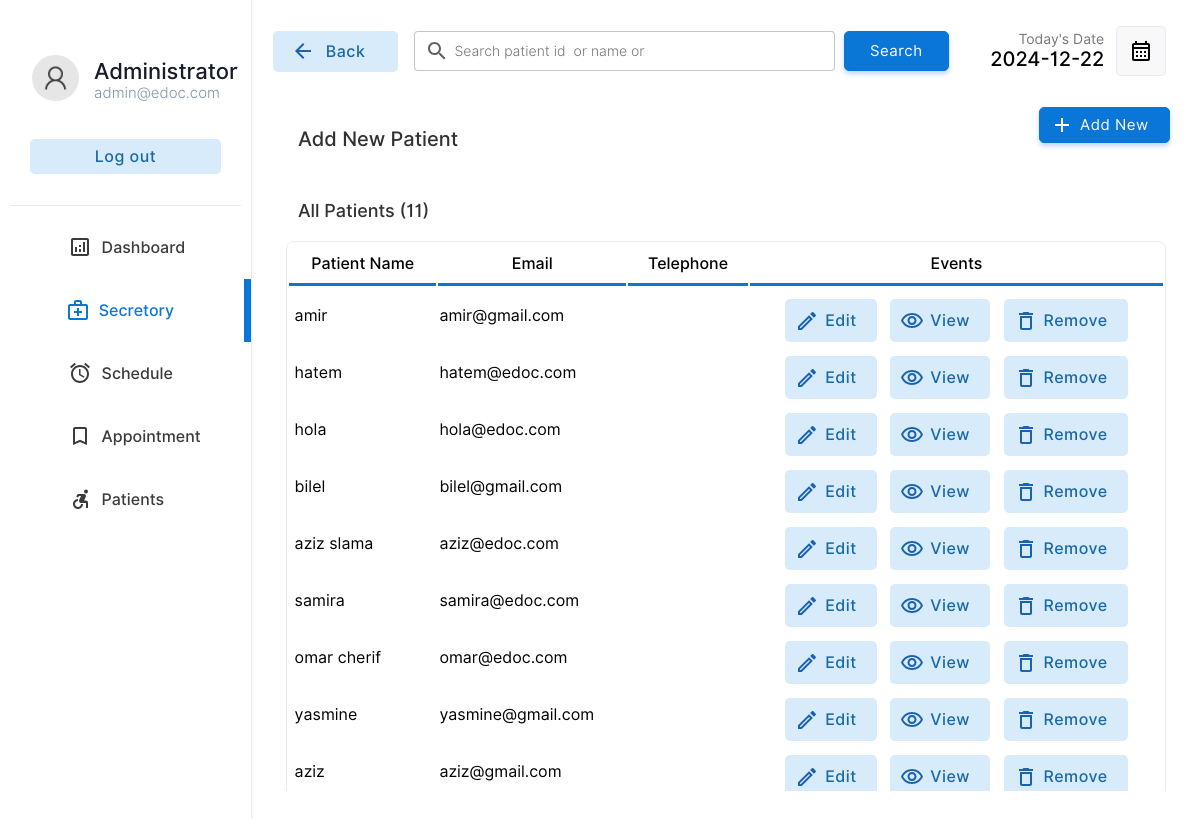
The page /secretary/secretary.php (signed in) on the database its author committed.
### tables this page shows
CREATE TABLE `patient` (
  `pid` int(11) NOT NULL,
  `pemail` varchar(255) DEFAULT NULL,
  `pname` varchar(255) DEFAULT NULL,
  `ppassword` varchar(255) DEFAULT NULL,
  `paddress` varchar(255) DEFAULT NULL,
  `pnic` varchar(15) DEFAULT NULL,
  `pdob` date DEFAULT NULL,
  `ptel` varchar(15) DEFAULT NULL,
  `region` varchar(255) NOT NULL,
  `cnss` varchar(255) NOT NULL
);

### secretary/secretary.php (the view, shortened to what this page needs)
<!DOCTYPE html>
<html lang="en">
<head>
    <link rel="stylesheet" href="../css/animations.css">
    <link rel="stylesheet" href="../css/main.css">
    <link rel="stylesheet" href="../css/admin.css">
</head>
<body>
    <?php
    include("../connection.php");
    ?>
    <div class="container">
        <div class="menu">
            <table class="menu-container" border="0">
                <tr>
                    <td style="padding:10px" colspan="2">
                        <table border="0" class="profile-container">
                            <tr>
                                <td width="30%" style="padding-left:20px" >
                                    <img src="../img/user.png" alt="" width="100%" style="border-radius:50%">
                                </td>
                                <td style="padding:0px;margin:0px;">
                                    <p class="profile-title">Administrator</p>
                                    <p class="profile-subtitle">admin@edoc.com</p>
                                </td>
                            </tr>
                            <tr>
                                <td colspan="2">
                                <a href="../logout.php" ><input type="button" value="Log out" class="logout-btn btn-primary-soft btn"></a>
                                </td>
                            </tr>
                    </table>
                    </td>
                </tr>
                <tr class="menu-row" >
                    <td class="menu-btn menu-icon-dashbord" >
                        <a href="index.php" class="non-style-link-menu"><div><p class="menu-text">Dashboard</p></a></div></a>
                <tr class="menu-row">
                    <td class="menu-btn menu-icon-doctor menu-active menu-icon-doctor-active">
                        <a href="secretory.php" class="non-style-link-menu non-style-link-menu-active"><div><p class="menu-text">Secretory</p></a></div>
                <tr class="menu-row" >
                    <td class="menu-btn menu-icon-schedule">
                        <a href="schedule.php" class="non-style-link-menu"><div><p class="menu-text">Schedule</p></div></a>
                    </td>
                </tr>
                <tr class="menu-row">
                    <td class="menu-btn menu-icon-appoinment">
                        <a href="appointment.php" class="non-style-link-menu"><div><p class="menu-text">Appointment</p></a></div>
                    </td>
                </tr>
                <tr class="menu-row" >
                    <td class="menu-btn menu-icon-patient">
                        <a href="patient.php" class="non-style-link-menu"><div><p class="menu-text">Patients</p></a></div>
                    </td>
                </tr>
        <div class="dash-body">
            <table border="0" width="100%" style=" border-spacing: 0;margin:0;padding:0;margin-top:25px; ">
                <tr >
                    <td width="13%">
                        <a href="secretory.php" ><button  class="login-btn btn-primary-soft btn btn-icon-back"  style="padding-top:11px;padding-bottom:11px;margin-left:20px;width:125px"><font class="tn-in-text">Back</font></button></a>
                    </td>
                    <td>
                        <form action="" method="post" class="header-search">
                            <input type="search" name="search" class="input-text header-searchbar" placeholder="Search patient id  or name or  " list="patient">&nbsp;&nbsp;
                            <?php
                                $list11 = $database->query("select  pname,pid from  patient;");
?>
                            <input type="Submit" value="Search" class="login-btn btn-primary btn" style="padding-left: 25px;padding-right: 25px;padding-top: 10px;padding-bottom: 10px;">
                        </form>
                    </td>
                    <td width="15%">
                        <p style="font-size: 14px;color: rgb(119, 119, 119);padding: 0;margin: 0;text-align: right;">
                            Today's Date
                        </p>
                        <p class="heading-sub12" style="padding: 0;margin: 0;">
                            <?php
                        $date = date('Y-m-d');
                        echo $date;
                        ?>
                        </p>
                    </td>
                    <td width="10%">
                        <button  class="btn-label"  style="display: flex;justify-content: center;align-items: center;"><img src="../img/calendar.svg" width="100%"></button>
                    </td>
                </tr>
                <tr >
                    <td colspan="2" style="padding-top:30px;">
                        <p class="heading-main12" style="margin-left: 45px;font-size:20px;color:rgb(49, 49, 49)">Add New Patient</p>
                    </td>
                    <td colspan="2">
                        <a href="?action=add&id=none&error=0" class="non-style-link"><button  class="login-btn btn-primary btn button-icon"  style="display: flex;justify-content: center;align-items: center;margin-left:75px;background-image: url('../img/icons/add.svg');">Add New</font></button>
                            </a></td>
                </tr>
                <tr>
                    <td colspan="4" style="padding-top:10px;">
                        <p class="heading-main12" style="margin-left: 45px;font-size:18px;color:rgb(49, 49, 49)">All Patients (<?php echo $list11->num_rows; ?>)</p>
                    </td>
                </tr>
                <?php
                    if($_POST){
                        $keyword=$_POST["search"];
                        $sqlmain= "select * from patient where pname='$keyword' or pname='$keyword' or pname like '$keyword%' or pname like '%$keyword' or pname like '%$keyword%'";
                    }else{
                        $sqlmain= "select * from patient order by pid desc";
                    }
                ?>
                <tr>
                   <td colspan="4">
                       <center>
                        <div class="abc scroll">
                        <table width="93%" class="sub-table scrolldown" border="0">
                        <thead>
                        <tr>
                                <th class="table-headin">
                                Patient Name
                                </th>
                                <th class="table-headin">
                                    Email
                                </th>
                                <th class="table-headin">
                                    Telephone
                                </th>
                                <th class="table-headin">
                                    Events
                                </tr>
                        </thead>
                        <tbody>
                            <?php
                                $result= $database->query($sqlmain);
                                if($result->num_rows==0){
                                    echo '<tr>
                                    <td colspan="4">
                                    <br><br><br><br>
                                    <center>
                                    <img src="../img/notfound.svg" width="25%">
                                    <br>
                                    <p class="heading-main12" style="margin-left: 45px;font-size:20px;color:rgb(49, 49, 49)">We  couldnt find anything related to your keywords !</p>
                                    <a class="non-style-link" href="patient.php"><button  class="login-btn btn-primary-soft btn"  style="display: flex;justify-content: center;align-items: center;margin-left:20px;">&nbsp; Show all Patients &nbsp;</font></button>
                                    </a>
                                    </center>
                                    <br><br><br><br>
                                    </td>
                                    </tr>';
                                }
                                else{
                                for ( $x=0; $x<$result->num_rows;$x++){
                                    $row=$result->fetch_assoc();
                                    $pid=$row["pid"];
                                    $pname=$row["pname"];
                                    $pemail=$row["pemail"];
                                    echo '<tr>
                                        <td> &nbsp;'.
                                        substr($pname,0,30)
                                        .'</td>
                                        <td>
                                        '.substr($pemail,0,20).'
                                        </td>
                                        <td>
                                            '.substr($ptel_pname,0,20).'
                                        </td>
                                        <td>
                                        <div style="display:flex;justify-content: center;">
                                        <a href="?action=edit&id='.$pid.'&error=0" class="non-style-link"><button  class="btn-primary-soft btn button-icon btn-edit"  style="padding-left: 40px;padding-top: 12px;padding-bottom: 12px;margin-top: 10px;"><font class="tn-in-text">Edit</font></button></a>
                                        &nbsp;&nbsp;&nbsp;
                                        <a href="?action=view&id='.$pid.'" class="non-style-link"><button  class="btn-primary-soft btn button-icon btn-view"  style="padding-left: 40px;padding-top: 12px;padding-bottom: 12px;margin-top: 10px;"><font class="tn-in-text">View</font></button></a>
                                       &nbsp;&nbsp;&nbsp;
                                       <a href="?action=drop&id='.$pid.'&name='.$pname.'" class="non-style-link"><button  class="btn-primary-soft btn button-icon btn-delete"  style="padding-left: 40px;padding-top: 12px;padding-bottom: 12px;margin-top: 10px;"><font class="tn-in-text">Remove</font></button></a>
                                        </div>
                                        </td>
                                    </tr>';
                                }
                            }
                            ?>
                            </tbody>
                        </table>
                        </div>
                        </center>
                   </td>
                </tr>
            </table>
        </div>
</body>
</html>

### css/main.css (style rules this page uses)
:root { --primarycolor: #0A76D8; --primarycolorhover: #006dd3; --btnice: #D8EBFA; --btnnicetext: #1b62b3; }
body { margin: 0; padding: 0; border-spacing: 0; font-family: 'Inter', sans-serif; }
.input-text { border-radius: 4px; border: 0.5px solid rgb(226, 226, 226); padding: 10px; width: 92%; transition: 0.2s; outline: none; }
.input-text { border: 1px solid #e9ecef; font-size: 14px; line-height: 26px; background-color: #fff; display: block; width: 100%; padding: .375rem .75rem; font-weight: 300; line-height: 1.5; color: #212529; background-color: #fff; background-clip: padding-box; -webkit-appearance: none; -moz-appearance: none; appearance: none; border-radius: .25rem; transition: border-color .15s ease-in-out, box-shadow .15s ease-in-out; }
.input-text::placeholder { font-family: 'Inter', sans-serif; }
.btn { cursor: pointer; padding: 8px 20px; outline: none; text-decoration: none; font-size: 15px; letter-spacing: 0.5px; transition: all 0.3s; border-radius: 5px; font-family: 'Inter', sans-serif; }
.btn-primary { background-color: var(--primarycolor); border: 1px solid var(--primarycolor); color: #fff; box-shadow: 0 3px 5px 0 rgba(57, 108, 240, 0.3); }
.btn-primary-soft { background-color: #D8EBFA; color: #1969AA; font-weight: 500; font-size: 16px; border: none; }
.non-style-link:link, .non-style-link:visited, .non-style-link:hover, .non-style-link:active { text-decoration: none; color: rgb(43, 43, 43); }
.btn-label { margin-left: 10px; padding: 12px 12px; outline: none; text-decoration: none; font-size: 15px; letter-spacing: 0.5px; transition: all 0.3s; border-radius: 5px; background-color: #f0f0f073; border: 1px solid rgba(57, 108, 240, 0.1); font-family: 'Inter', sans-serif; }
.sub-table { border: 1px solid #ebebeb; border-radius: 8px; }
.table-headin { font-size: 16px; font-weight: 500; padding: 10px; border-bottom: 3px solid var(--primarycolor); }
.abc { width: 100%; height: 550px; overflow: auto; }
input[type=search] { background-image: url('../img/search.svg'); background-position: 10px 50%; background-repeat: no-repeat; transition: 0.5s; padding: 8px 20px 8px 40px; }
.button-icon { background-position: 10px 50%; background-repeat: no-repeat; transition: 0.5s; padding: 8px 20px 8px 40px; }
.menu-btn { padding: 6px; color: #3b3b3b; background-position: 30% 50%; background-repeat: no-repeat; transition: 0.5s; }
.menu-text { padding-left: 40%; font-weight: 500; font-size: 16px; }
.menu-active { color: var(--primarycolor); border-right: 7px solid var(--primarycolor); background-color: var(); }
.non-style-link-menu:link, .non-style-link-menu:visited, .non-style-link-menu:active { text-decoration: none; color: #3b3b3b; }
.non-style-link-menu-active:link, .non-style-link-menu-active:visited, .non-style-link-menu-active:active { text-decoration: none; color: var(--primarycolor); }
.menu-icon-dashbord { background-image: url('../img/icons/dashboard.svg'); }
.menu-icon-doctor { background-image: url('../img/icons/doctors.svg'); }
.menu-icon-schedule { background-image: url('../img/icons/schedule.svg'); }
.menu-icon-appoinment { background-image: url('../img/icons/book.svg'); }
.menu-icon-patient { background-image: url('../img/icons/patients.svg'); }
.menu-icon-doctor:hover, .menu-icon-doctor-active { color: var(--primarycolor); background-image: url('../img/icons/doctors-hover.svg'); }
.btn-icon-back { background-image: url('../img/icons/back-iceblue.svg'); background-position: 18px 50%; background-repeat: no-repeat; transition: 0.5s; padding: 8px 20px 8px 40px; }
.btn-edit { background-image: url('../img/icons/edit-iceblue.svg'); }
.btn-view { background-image: url('../img/icons/view-iceblue.svg'); }
.btn-delete { background-image: url('../img/icons/delete-iceblue.svg'); }

### secretary/secretary.php (style rules this page uses)
.sub-table { animation: transitionIn-Y-bottom 0.5s; }

### rows shown on the page
patient: pname "amir", pemail "amir@gmail.com"
patient: pname "hatem", pemail "hatem@edoc.com"
patient: pname "hola", pemail "hola@edoc.com"
patient: pname "bilel", pemail "bilel@gmail.com"
patient: pname "aziz slama", pemail "aziz@edoc.com"
patient: pname "samira", pemail "samira@edoc.com"
patient: pname "omar cherif", pemail "omar@edoc.com"
patient: pname "yasmine", pemail "yasmine@gmail.com"
patient: pname "aziz", pemail "aziz@gmail.com"

### other values the page prints
$list11->num_rows "11"
